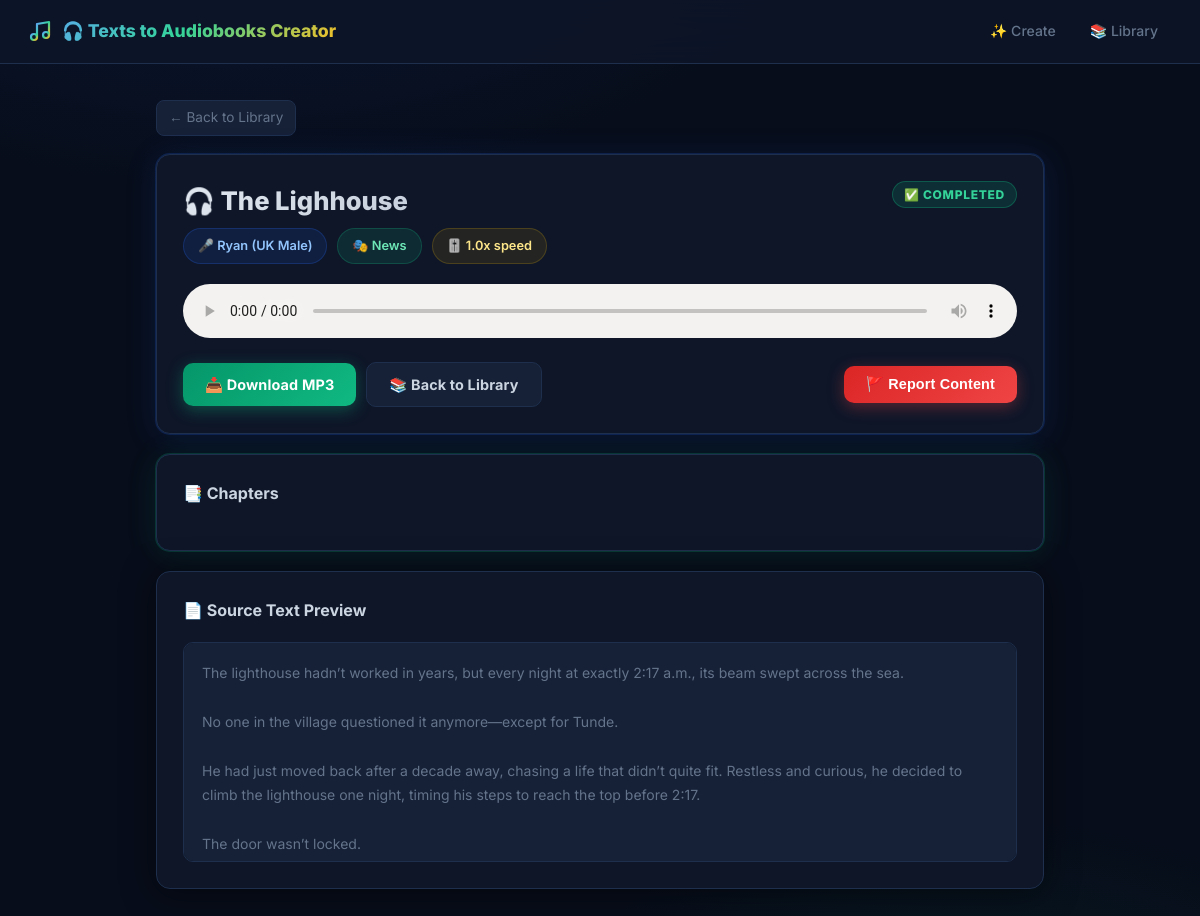
The page /listen/06ce4af5-0398-4b28-b4fb-4c54cb9b5c46 on the database its author committed.
### tables this page shows
CREATE TABLE projects (
        id TEXT PRIMARY KEY,
        name TEXT NOT NULL,
        text TEXT NOT NULL,
        voice TEXT NOT NULL,
        style TEXT DEFAULT 'storytelling',
        speed REAL DEFAULT 1.0,
        status TEXT DEFAULT 'pending',
        progress INTEGER DEFAULT 0,
        output_file TEXT,
        error_msg TEXT,
        created_at TEXT NOT NULL
    , chapters TEXT);

### app.py (the view)
@app.route("/listen/<project_id>")
def listen(project_id):
    project = get_project(project_id)
    if not project:
        abort(404)
    return render_template("listen.html", project=project)

### db.py (called while the page is built)
def get_db():
    conn = sqlite3.connect(DATABASE)
    conn.row_factory = sqlite3.Row
    conn.execute("PRAGMA journal_mode=WAL")
    return conn

def get_project(project_id):
    conn = get_db()
    row = conn.execute("SELECT * FROM projects WHERE id=?", (project_id,)).fetchone()
    conn.close()
    return dict(row) if row else None

### templates/listen.html (shortened to what this page needs)
{% extends "base.html" %}
{% block content %}
<div class="container" data-project-id="{{ project.id }}">
  <div style="margin-bottom:18px;">
    <a href="/dashboard" style="color:var(--muted);font-size:.85rem;display:inline-flex;align-items:center;gap:6px;
       padding:6px 12px;border-radius:8px;background:var(--surface2);border:1px solid var(--border);
       transition:background .2s,color .2s;"
       onmouseover="this.style.color='var(--text)';this.style.background='var(--surface3)'"
       onmouseout="this.style.color='var(--muted)';this.style.background='var(--surface2)'">
      ← Back to Library
    </a>
  </div>
  <div class="card glow-blue">
    <div style="display:flex;align-items:flex-start;justify-content:space-between;flex-wrap:wrap;gap:14px;margin-bottom:20px;">
      <div style="flex:1;min-width:0;">
        <div style="font-size:1.6rem;font-weight:800;margin-bottom:6px;
             background:linear-gradient(135deg,#e2e8f0,#94a3b8);
             -webkit-background-clip:text;-webkit-text-fill-color:transparent;background-clip:text;
             white-space:nowrap;overflow:hidden;text-overflow:ellipsis;">
          🎧 {{ project.name }}
        </div>
        <div style="display:flex;flex-wrap:wrap;gap:10px;margin-top:6px;">
          <span class="feature-pill pill-blue">🎤 {{ project.voice }}</span>
          <span class="feature-pill pill-green">🎭 {{ project.style | capitalize }}</span>
          <span class="feature-pill pill-lemon">🎚️ {{ project.speed }}x speed</span>
        </div>
      </div>
      <span id="status-badge" class="badge badge-{{ project.status }}" style="font-size:.75rem;">
        {% if project.status == 'completed' %}✅{% elif project.status == 'processing' %}⚡{% elif project.status == 'queued' %}🕐{% else %}❌{% endif %}
        {{ project.status }}
      </span>
    </div>
    <div id="player-section" style="display:{% if project.status == 'completed' %}block{% else %}none{% endif %};">
      <div class="audio-player-wrap">
        <audio controls preload="metadata"
          {% if project.status == 'completed' %}src="/stream/{{ project.id }}"{% endif %}>
        </audio>
      </div>
      <div style="display:flex;gap:10px;margin-top:16px;flex-wrap:wrap;align-items:center;">
        <a href="/download/{{ project.id }}" class="btn btn-success">
          📥 Download MP3
        </a>
        <a href="/dashboard" class="btn btn-secondary">
          📚 Back to Library
        </a>
        <button onclick="openReportModal()" class="btn btn-danger" style="margin-left:auto;"
          title="Report this content to admin">
          🚩 Report Content
        </button>
      </div>
    </div>
  </div>
  {% if project.chapters %}
  <div class="card glow-green" id="chapter-panel">
    <div class="card-title">📑 Chapters</div>
  </div>
  {% endif %}
  <div class="card">
    <div class="card-title">📄 Source Text Preview</div>
    <div style="background:var(--surface2);border-radius:10px;padding:18px;
         max-height:220px;overflow-y:auto;font-size:.875rem;line-height:1.75;
         color:var(--muted);white-space:pre-wrap;border:1px solid var(--border);">{{ project.text[:1000] }}</div>
  </div>
</div>
{% endblock %}

### templates/base.html (shortened to what this page needs)
<!DOCTYPE html>
<html lang="en">
<head>
  <link rel="stylesheet" href="/static/css/style.css"/>
</head>
<body>
<nav class="nav">
  <div class="brand">
    <svg viewBox="0 0 24 24" fill="none" stroke="url(#brand-grad)" stroke-width="2.2" stroke-linecap="round" stroke-linejoin="round">
      <path d="M9 18V5l12-2v13"/>
      <circle cx="6" cy="18" r="3"/><circle cx="18" cy="16" r="3"/>
    </svg>
    🎧 Texts to Audiobooks Creator
  </div>
  <div class="nav-links">
    <a href="/" class="{% if request.path == '/' %}active{% endif %}">
      ✨ Create
    </a>
    <a href="/dashboard" class="{% if request.path == '/dashboard' %}active{% endif %}">
      📚 Library
    </a>
  </div>
</nav>
{% block content %}{% endblock %}
</body>
</html>

### rows shown on the page
projects: name "The Lighhouse", voice "Ryan (UK Male)", style "News", speed "1.0", status "COMPLETED", text "The lighthouse hadn’t worked in years, but every night at exactly 2:17 a.m., its beam swept across the sea. No one in the village questioned it anymore—except for Tunde. He had just moved back after a decade away, chasing a life that didn’t quite fit. Restless and curious, he decided to climb the lighthouse one night, timing his steps to reach the top before 2:17. The door wasn’t locked.…"
